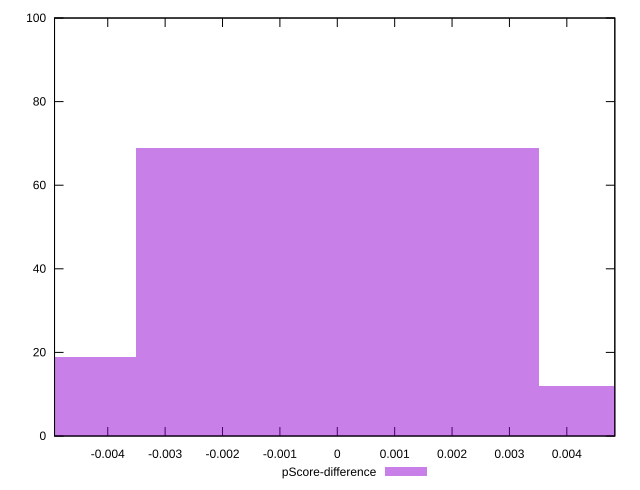

The script that saved this image:
reset

$pScoreDifference <<EOF
0 69
0.0070174285408954075 12
-0.0070174285408954075 19
EOF

set key outside below
set boxwidth 0.0070174285408954075
set xrange [-0.004927469484515501:0.004836516372782262]
set yrange [0:100]
set trange [0:100]
set style fill transparent solid 0.5 noborder
set terminal svg size 640, 490 enhanced background rgb 'white'
set output "report_00014_2021-02-09T15:56:05.503Z/interactive/samples/pages+cached+noadtech+nomedia/pScore-difference/histogram.svg"

plot $pScoreDifference title "pScore-difference" with boxes

reset
